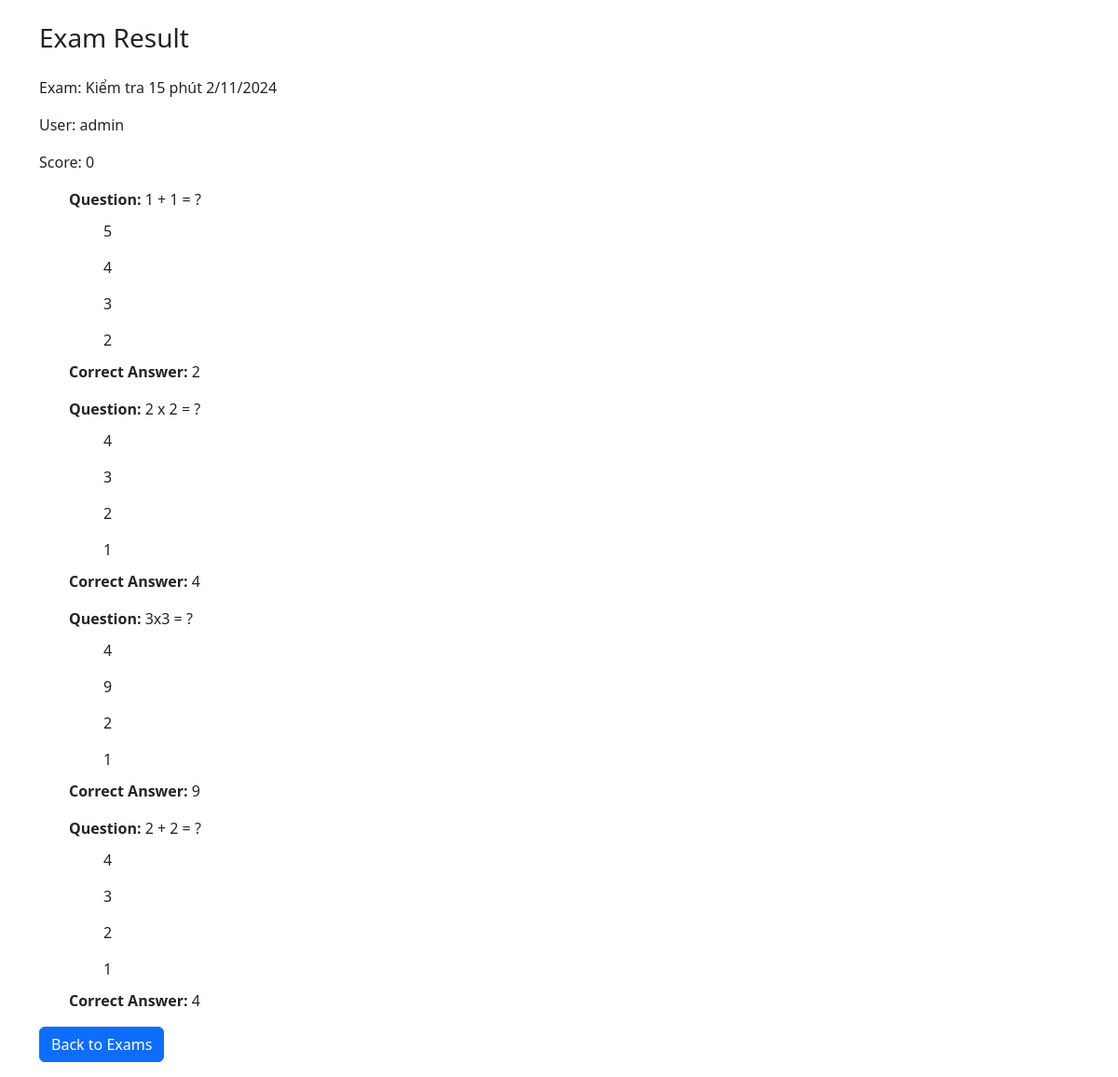
Screenshot of /result/22 (signed in) with the database file from the repository.
### quiz/models/quiz.py (models this page shows, shortened)
class CommonAbstract(models.Model):
    created_at = models.DateTimeField(editable=False, null=True, blank=True, verbose_name='Thời điểm tạo')
    updated_at = models.DateTimeField(auto_now_add=True, verbose_name='Thời điểm cập nhật')
    class Meta:
        ordering = ('-created_at',)
        abstract = True

class Result(CommonAbstract):
    id = models.AutoField(auto_created=True, primary_key=True, serialize=False, verbose_name='ID')
    user = models.ForeignKey(CustomUser, on_delete=models.SET_NULL, null=True, verbose_name='Người thực hiện')
    exam = models.ForeignKey(Exam, on_delete=models.SET_NULL, null=True, verbose_name='Bài thi')
    score = models.IntegerField(default=0, verbose_name='Điểm số')
    class Meta:
        ordering = ('-created_at',)
        verbose_name = 'Kết quả thi'
        verbose_name_plural = 'Kết quả thi'
        db_table = 'results'

class Exam(CommonAbstract):
    id = models.AutoField(auto_created=True, primary_key=True, serialize=False, verbose_name='ID')
    title = models.CharField(max_length=255, verbose_name='Tên bài kiểm tra')
    room_name = models.CharField(max_length=255, verbose_name='Tên phòng thi')
    start_time = models.DateTimeField(verbose_name='Thời gian bắt đầu')
    finish_time = models.DateTimeField(verbose_name='Thời gian kết thúc')
    time_todo = models.IntegerField(default=15, verbose_name='Thời gian làm bài (phút)')
    room_code = models.CharField(max_length=15, unique=True, verbose_name='Mã phòng thi')
    created_by = models.CharField(max_length=255, verbose_name='Người tạo')
    class Meta:
        ordering = ('-created_at',)
        verbose_name = 'QL Bài kiểm tra'
        verbose_name_plural = 'QL Bài kiểm tra'
        db_table = 'exams'

class ResultDetail(CommonAbstract):
    id = models.AutoField(auto_created=True, primary_key=True, serialize=False, verbose_name='ID')
    result = models.ForeignKey(Result, on_delete=models.CASCADE, verbose_name='Bài kiểm tra')
    question = models.ForeignKey(Question, on_delete=models.SET_NULL, null=True, verbose_name='Câu hỏi')
    answer = models.ForeignKey(Answer, on_delete=models.SET_NULL, null=True, verbose_name='Đáp án lựa chọn')
    is_correct = models.BooleanField(default=False, verbose_name='Kết quả (Đ/S)')
    class Meta:
        ordering = ('-created_at',)
        verbose_name = 'Kết quả câu hỏi'
        verbose_name_plural = 'Kết quả câu hỏi'
        db_table = 'result_details'

class Question(CommonAbstract):
    id = models.AutoField(auto_created=True, primary_key=True, serialize=False, verbose_name='ID')
    exam = models.ForeignKey(Exam, on_delete=models.CASCADE, verbose_name='Bài kiểm tra')
    question_text = models.CharField(max_length=255, verbose_name='Câu hỏi')
    class Meta:
        ordering = ('-created_at',)
        verbose_name = 'QL Câu hỏi'
        verbose_name_plural = 'QL Câu hỏi'
        db_table = 'questions'

class Answer(CommonAbstract):
    id = models.AutoField(auto_created=True, primary_key=True, serialize=False, verbose_name='ID')
    question = models.ForeignKey(Question, on_delete=models.CASCADE, verbose_name='Câu hỏi')
    answer_text = models.CharField(max_length=255, verbose_name='Câu trả lời')
    is_correct = models.BooleanField(default=False, verbose_name='Câu trả lời đúng')
    class Meta:
        ordering = ('-created_at',)
        verbose_name = 'QL Đáp án'
        verbose_name_plural = 'QL Đáp án'
        db_table = 'answers'

### quiz/models/custom_user.py (models this page shows, shortened)
class CustomUser(AbstractUser):
    ROLE = (
        ('student', 'student'),
        ('teacher', 'teacher'),
    )
    role = models.CharField(max_length=15, default='student', choices=ROLE)
    class Meta:
        verbose_name = 'Tài khoản'
        verbose_name_plural = 'Tài khoản'

### quiz/views/quiz.py (the view)
# urls.py: path('result/<pk>', result_view, name='result'),
@login_required(login_url='/login/')
def result_view(request, pk):
    try:
        result = Result.objects.get(pk=pk)
    except Result.DoesNotExist:
        return Http404()
    return render(request, 'quiz/result.html', {'result': result})

### templates/quiz/result.html (shortened to what this page needs)
{% extends 'base.html' %}
{% load static %}
{% block content %}
<div class="container">
    <h2 style="color: #222;font-size: 28px;margin-top: 24px;margin-bottom: 24px;">Exam Result</h2>
    <p>Exam: {{ result.exam.title }}</p>
    <p>User: {{request.user.username}}</p>
    <p>Score: {{ result.score }} </p>
    <ul>
        {% for detail in result.resultdetail_set.all %}
            <li>
                <strong>Question:</strong> {{ detail.question.question_text }}
                <ul>
                    {% for answer in detail.question.answer_set.all %}
                        <li style="
                            background-color:
                            {% if answer == detail.answer and detail.is_correct %}yellow
                            {% elif answer == detail.answer and not detail.is_correct %}red
                            {% else %}
                            {% endif %};
                            color: #222;
                            padding: 5px;
                            margin: 5px 0;
                        ">
                            {{ answer.answer_text }}
                        </li>
                    {% endfor %}
                </ul>
                <p><strong>Correct Answer:</strong>
                    {% for answer in detail.question.answer_set.all %}
                        {% if answer.is_correct %}{{ answer.answer_text }}{% endif %}
                    {% endfor %}
                </p>
            </li>
        {% endfor %}
    </ul>
    <a class="btn btn-primary mb-3" href="{% url 'index' %}">Back to Exams</a>
</div>
{% endblock content %}

### static/assets/css/base.css (style rules this page uses)
* { margin: 0; padding: 0; box-sizing: border-box; }
.log-reg-section form, p { width: 100%; }
ul { list-style: none; }

### rows the page displays
Result: exam "Kiểm tra 15 phút 2/11/2024", score "0"
CustomUser: user.username "admin"
ResultDetail: question.question_text "1 + 1 = ?"
Answer: answer_text "5"
Answer: answer_text "4"
Answer: answer_text "3"
Answer: answer_text "2"
ResultDetail: question.question_text "2 x 2 = ?"
Answer: answer_text "4"
Answer: answer_text "3"
Answer: answer_text "2"
Answer: answer_text "1"
ResultDetail: question.question_text "3x3 = ?"
Answer: answer_text "4"
Answer: answer_text "9"
Answer: answer_text "2"
Answer: answer_text "1"
ResultDetail: question.question_text "2 + 2 = ?"
Answer: answer_text "4"
Answer: answer_text "3"
Answer: answer_text "2"
Answer: answer_text "1"
